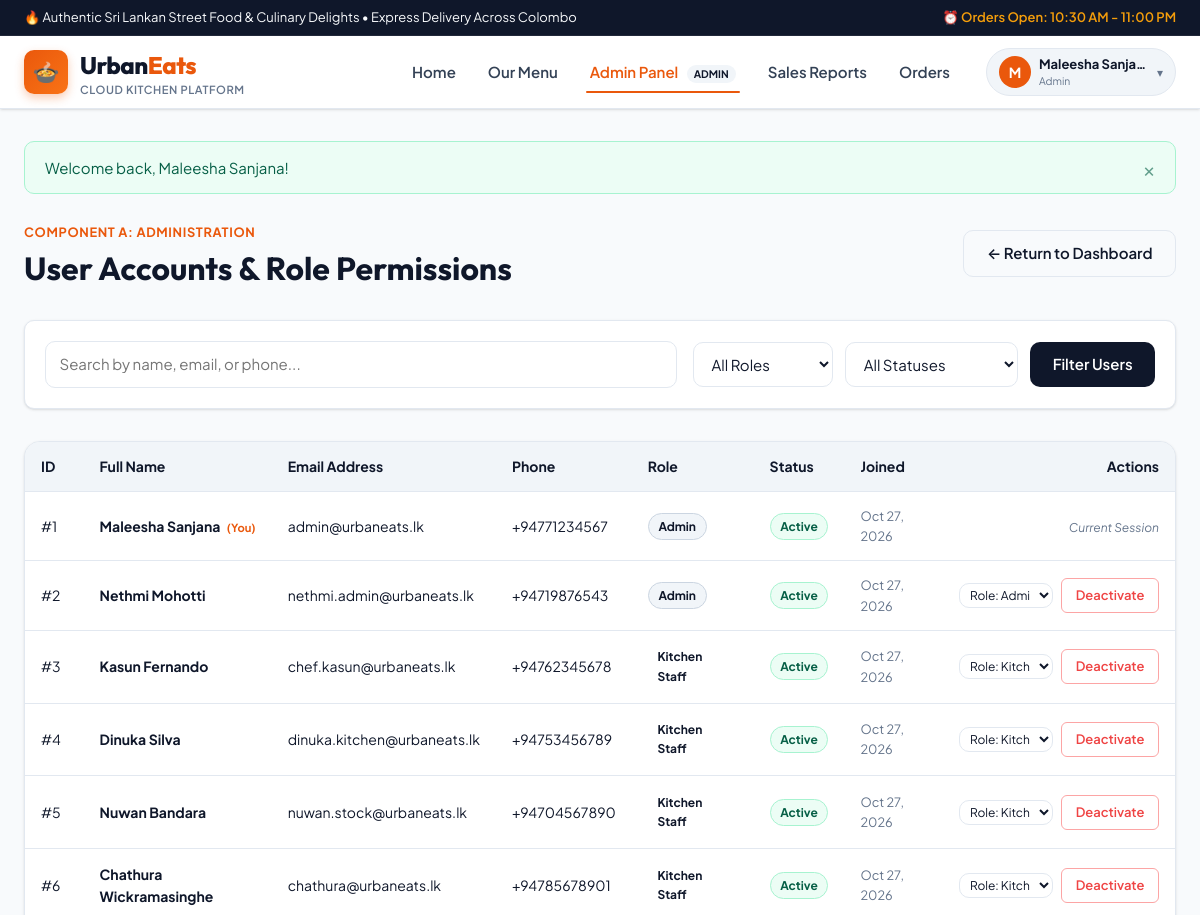
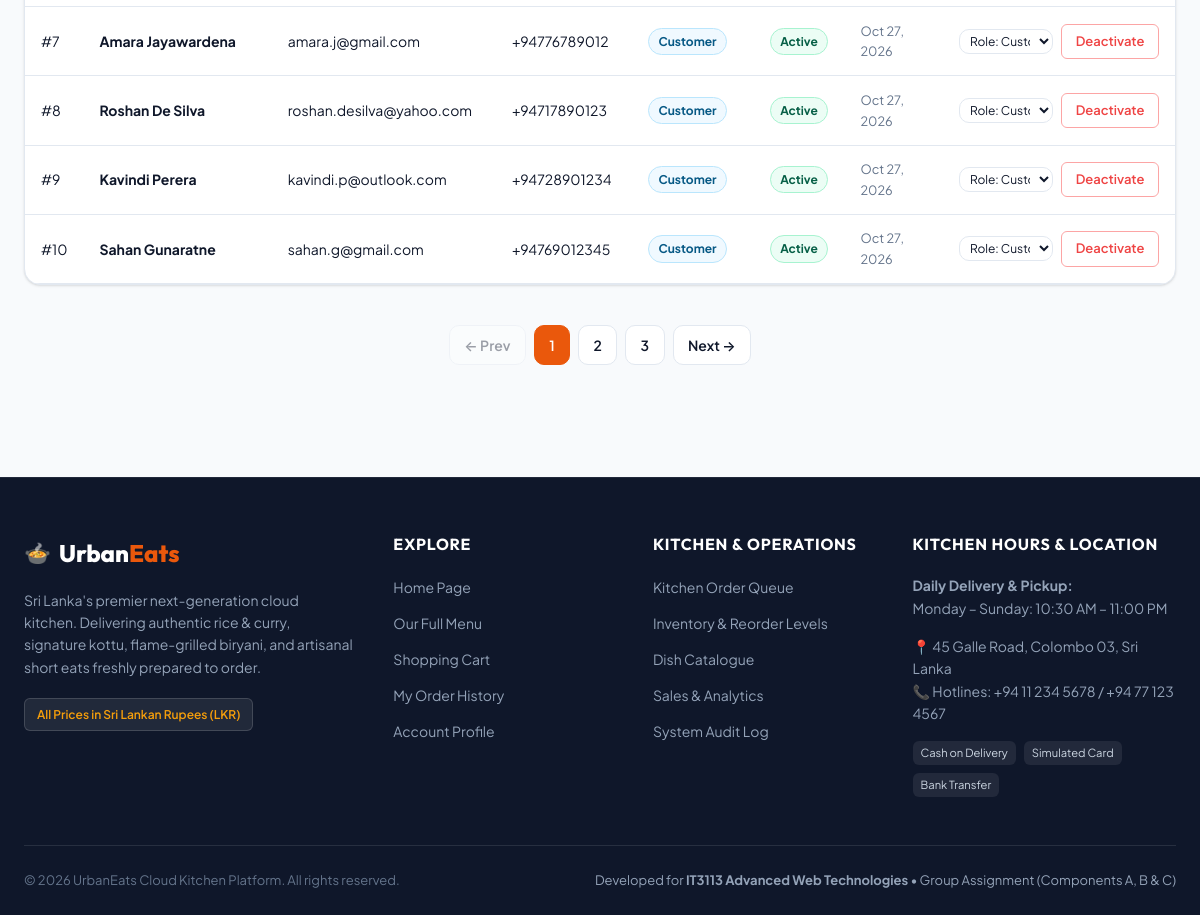
Page /public/admin/users.php (signed in) on the committed database (2 pictures, top to bottom).
### tables this page shows
CREATE TABLE `users` (
  `id` INT UNSIGNED NOT NULL AUTO_INCREMENT,
  `role_id` INT UNSIGNED NOT NULL,
  `full_name` VARCHAR(100) NOT NULL,
  `email` VARCHAR(150) NOT NULL,
  `phone` VARCHAR(20) NOT NULL,
  `password_hash` VARCHAR(255) NOT NULL,
  `address` TEXT NULL,
  `is_active` TINYINT(1) NOT NULL DEFAULT 1,
  `failed_login_attempts` INT UNSIGNED NOT NULL DEFAULT 0,
  `lockout_until` DATETIME NULL,
  `created_at` TIMESTAMP NOT NULL DEFAULT CURRENT_TIMESTAMP,
  `updated_at` TIMESTAMP NOT NULL DEFAULT CURRENT_TIMESTAMP ON UPDATE CURRENT_TIMESTAMP,
  PRIMARY KEY (`id`),
  UNIQUE KEY `uk_users_email` (`email`),
  KEY `idx_users_role` (`role_id`),
  KEY `idx_users_active` (`is_active`),
  CONSTRAINT `fk_users_role` FOREIGN KEY (`role_id`) REFERENCES `roles` (`id`) ON UPDATE CASCADE
);

CREATE TABLE `roles` (
  `id` INT UNSIGNED NOT NULL AUTO_INCREMENT,
  `name` VARCHAR(50) NOT NULL,
  `description` VARCHAR(255) NOT NULL,
  PRIMARY KEY (`id`),
  UNIQUE KEY `uk_roles_name` (`name`)
);

### public/admin/users.php (the view, shortened to what this page needs)
<?php
require_once __DIR__ . '/../../includes/functions.php';
$currentAdminId = (int)$_SESSION['user_id'];
require_once __DIR__ . '/../../includes/header.php';
$roles = $pdo->query("SELECT * FROM roles ORDER BY id ASC")->fetchAll();
$search = trim($_GET['search'] ?? '');
$page = max(1, (int)($_GET['page'] ?? 1));
$perPage = 10;
$offset = ($page - 1) * $perPage;
$whereClauses = ['1=1'];
$params = [];
$whereSql = implode(' AND ', $whereClauses);
$countStmt = $pdo->prepare("
    SELECT COUNT(*)
    FROM users u
    JOIN roles r ON u.role_id = r.id
    WHERE $whereSql
");
$countStmt->execute($params);
$totalUsers = (int)$countStmt->fetchColumn();
$totalPages = max(1, (int)ceil($totalUsers / $perPage));
$listStmt = $pdo->prepare("
    SELECT u.*, r.name AS role_name
    FROM users u
    JOIN roles r ON u.role_id = r.id
    WHERE $whereSql
    ORDER BY u.id ASC
    LIMIT :limit OFFSET :offset
");
$listStmt->bindValue(':limit', $perPage, PDO::PARAM_INT);
$listStmt->bindValue(':offset', $offset, PDO::PARAM_INT);
$listStmt->execute();
$usersList = $listStmt->fetchAll();
?>
<div class="site-container" style="margin-top: 1rem; margin-bottom: 3.5rem;">
    <div style="display: flex; justify-content: space-between; align-items: center; flex-wrap: wrap; gap: 1rem; margin-bottom: 2rem;">
        <div>
            <span style="font-size: 0.8rem; text-transform: uppercase; letter-spacing: 0.05em; color: var(--color-primary); font-weight: 700;">Component A: Administration</span>
            <h1 style="font-size: 2rem; margin-top: 0.25rem;">User Accounts & Role Permissions</h1>
        </div>
        <a href="<?= $appBase ?>/admin/dashboard.php" class="btn btn-outline">&larr; Return to Dashboard</a>
    </div>
    <div class="menu-controls">
        <form action="<?= $appBase ?>/admin/users.php" method="GET" class="filter-form">
            <div class="search-box">
                <input type="text"
                       name="search"
                       class="form-control"
                       placeholder="Search by name, email, or phone..."
                       value="<?= e($search) ?>">
            </div>
            <div class="filter-selects">
                <select name="role" class="form-control" style="width: auto;">
                    <option value="">All Roles</option>
                </select>
                <select name="status" class="form-control" style="width: auto;">
                    <option value="">All Statuses</option>
                </select>
                <button type="submit" class="btn btn-secondary">Filter Users</button>
            </div>
        </form>
    </div>
    <div class="data-table-container">
        <table class="data-table">
            <thead>
                <tr>
                    <th>ID</th>
                    <th>Full Name</th>
                    <th>Email Address</th>
                    <th>Phone</th>
                    <th>Role</th>
                    <th>Status</th>
                    <th>Joined</th>
                    <th style="text-align: right;">Actions</th>
                </tr>
            </thead>
            <tbody>
                <?php if (empty($usersList)): ?>
                    <tr>
                        <td colspan="8" style="text-align: center; padding: 2.5rem; color: var(--text-muted);">
                            No user accounts matched your search criteria.
                        </td>
                    </tr>
                <?php else: ?>
                    <?php foreach ($usersList as $u): ?>
                        <tr>
                            <td>#<?= $u['id'] ?></td>
                            <td>
                                <strong><?= e($u['full_name']) ?></strong>
                                <?php if ($u['id'] === $currentAdminId): ?>
                                    <span style="font-size: 0.7rem; color: var(--color-primary); font-weight: 700; margin-left: 0.25rem;">(You)</span>
                                <?php endif; ?>
                            </td>
                            <td><?= e($u['email']) ?></td>
                            <td><?= e($u['phone']) ?></td>
                            <td>
                                <span class="badge badge-role-<?= e($u['role_name']) ?>">
                                    <?= ucfirst(str_replace('_', ' ', $u['role_name'])) ?>
                                </span>
                            </td>
                            <td>
                                <?php if ((int)$u['is_active'] === 1): ?>
                                    <span class="badge badge-active">Active</span>
                                <?php else: ?>
                                    <span class="badge badge-inactive">Deactivated</span>
                                <?php endif; ?>
                            </td>
                            <td style="font-size: 0.8rem; color: var(--text-muted);"><?= format_datetime($u['created_at'], 'M d, Y') ?></td>
                            <td style="text-align: right;">
                                <?php if ($u['id'] !== $currentAdminId): ?>
                                    <div style="display: inline-flex; gap: 0.5rem; align-items: center;">
                                        <form action="<?= $appBase ?>/admin/users.php?<?= http_build_query($_GET) ?>" method="POST" style="margin: 0; display: inline-flex; align-items: center; gap: 0.25rem;">
                                            <select name="new_role_id" class="form-control" style="font-size: 0.75rem; padding: 0.2rem 0.4rem; height: auto;" onchange="this.form.submit()">
                                                <?php foreach ($roles as $r): ?>
                                                    <option value="<?= $r['id'] ?>" <?= $u['role_id'] === $r['id'] ? 'selected' : '' ?>>
                                                        Role: <?= ucfirst(str_replace('_', ' ', $r['name'])) ?>
                                                    </option>
                                                <?php endforeach; ?>
                                            </select>
                                        </form>
                                        <form action="<?= $appBase ?>/admin/users.php?<?= http_build_query($_GET) ?>" method="POST" style="margin: 0;">
                                            <?php if ((int)$u['is_active'] === 1): ?>
                                                <button type="submit" class="btn btn-outline-sm text-danger" style="color: var(--color-danger); border-color: #fca5a5;" onclick="return confirm('Are you sure you want to deactivate account: <?= e($u['full_name']) ?>?');">
                                                    Deactivate
                                                </button>
                                            <?php else: ?>
                                                <button type="submit" class="btn btn-primary-sm" style="background: var(--color-success);">
                                                    Activate
                                                </button>
                                            <?php endif; ?>
                                        </form>
                                    </div>
                                <?php else: ?>
                                    <span style="font-size: 0.75rem; color: var(--text-muted); font-style: italic;">Current Session</span>
                                <?php endif; ?>
                            </td>
                        </tr>
                    <?php endforeach; ?>
                <?php endif; ?>
            </tbody>
        </table>
    </div>
    <?php if ($totalPages > 1): ?>
        <div class="pagination">
            <a href="?<?= http_build_query(array_merge($_GET, ['page' => max(1, $page - 1)])) ?>"
               class="page-btn <?= $page <= 1 ? 'disabled' : '' ?>">&larr; Prev</a>
            <?php for ($i = 1; $i <= $totalPages; $i++): ?>
                <a href="?<?= http_build_query(array_merge($_GET, ['page' => $i])) ?>"
                   class="page-btn <?= $page === $i ? 'active' : '' ?>"><?= $i ?></a>
            <?php endfor; ?>
            <a href="?<?= http_build_query(array_merge($_GET, ['page' => min($totalPages, $page + 1)])) ?>"
               class="page-btn <?= $page >= $totalPages ? 'disabled' : '' ?>">Next &rarr;</a>
        </div>
    <?php endif; ?>
</div>
<?php require_once __DIR__ . '/../../includes/footer.php'; ?>

### rows in the picture
users: id "1", full_name "Maleesha Sanjana", shows "(You)", email "admin@urbaneats.lk", phone "+94771234567", role.name "Admin", is_active "Active", created_at "Oct 27, 2026", shows "Current Session"
users: id "2", full_name "Nethmi Mohotti", email "nethmi.admin@urbaneats.lk", phone "+94719876543", role.name "Admin", is_active "Active", created_at "Oct 27, 2026", new_role_id "Role: Admin"
users: id "3", full_name "Kasun Fernando", email "chef.kasun@urbaneats.lk", phone "+94762345678", role.name "Kitchen Staff", is_active "Active", created_at "Oct 27, 2026", new_role_id "Role: Kitchen staff"
users: id "4", full_name "Dinuka Silva", email "dinuka.kitchen@urbaneats.lk", phone "+94753456789", role.name "Kitchen Staff", is_active "Active", created_at "Oct 27, 2026", new_role_id "Role: Kitchen staff"
users: id "5", full_name "Nuwan Bandara", email "nuwan.stock@urbaneats.lk", phone "+94704567890", role.name "Kitchen Staff", is_active "Active", created_at "Oct 27, 2026", new_role_id "Role: Kitchen staff"
users: id "6", full_name "Chathura Wickramasinghe", email "chathura@urbaneats.lk", phone "+94785678901", role.name "Kitchen Staff", is_active "Active", created_at "Oct 27, 2026", new_role_id "Role: Kitchen staff"
users: id "7", full_name "Amara Jayawardena", email "amara.j@gmail.com", phone "+94776789012", role.name "Customer", is_active "Active", created_at "Oct 27, 2026", new_role_id "Role: Customer"
users: id "8", full_name "Roshan De Silva", email "roshan.desilva@yahoo.com", phone "+94717890123", role.name "Customer", is_active "Active", created_at "Oct 27, 2026", new_role_id "Role: Customer"
users: id "9", full_name "Kavindi Perera", email "kavindi.p@outlook.com", phone "+94728901234", role.name "Customer", is_active "Active", created_at "Oct 27, 2026", new_role_id "Role: Customer"
users: id "10", full_name "Sahan Gunaratne", email "sahan.g@gmail.com", phone "+94769012345", role.name "Customer", is_active "Active", created_at "Oct 27, 2026", new_role_id "Role: Customer"

### other values in the picture
substr($currentUser['name'] ?? 'U', 0, 1) "M"
$currentUser['name'] "Maleesha Sanja…"
str_replace('_', ' ', $currentUser['role_name'] ?? '') "Admin"
$msg "Welcome back, Maleesha Sanjana!"
